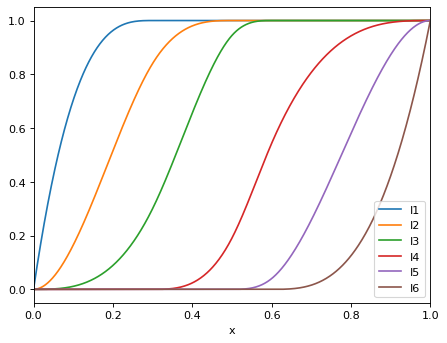

This figure's Python source:
import itertools
import numpy
import pandas as pd
import scipy.optimize
from dms_variants.ispline import Isplines

order = 3
mesh = [0.0, 0.3, 0.5, 0.6, 1.0]
x = numpy.array([0, 0.2, 0.3, 0.4, 0.8, 0.99999])
isplines = Isplines(order, mesh, x)
isplines.order
# 3
isplines.mesh
# array([0. , 0.3, 0.5, 0.6, 1. ])
isplines.n
# 6
isplines.lower
# 0.0
isplines.upper
# 1.0

# Evaluate the I-splines at some selected points:

for i in range(1, isplines.n + 1):
    print(f"I{i}: {numpy.round(isplines.I(i), 2)}")
# doctest: +NORMALIZE_WHITESPACE
# I1: [0.   0.96 1.   1.   1.   1.  ]
# I2: [0.   0.52 0.84 0.98 1.   1.  ]
# I3: [0.   0.09 0.3  0.66 1.   1.  ]
# I4: [0.   0.   0.   0.02 0.94 1.  ]
# I5: [0.   0.   0.   0.   0.58 1.  ]
# I6: [0.   0.   0.   0.   0.13 1.  ]

# Check that gradients are correct for :meth:`Isplines.dI_dx`:

for i, xval in itertools.product(range(1, isplines.n + 1), x):
    xval = numpy.array([xval])
    def func(xval):
        return Isplines(order, mesh, xval).I(i)
    def dfunc(xval):
        return Isplines(order, mesh, xval).dI_dx(i)
    err = scipy.optimize.check_grad(func, dfunc, xval)
    if err > 1e-5:
        raise ValueError(f"excess err {err} for {i}, {xval}")

# Plot the I-splines in Fig. 1 of `Ramsay (1988)`_:

xplot = numpy.linspace(0, 1, 1000)
isplines_xplot = Isplines(order, mesh, xplot)
data = {'x': xplot}
for i in range(1, isplines.n + 1):
    data[f"I{i}"] = isplines_xplot.I(i)
df = pd.DataFrame(data)
_ = df.plot(x='x')
